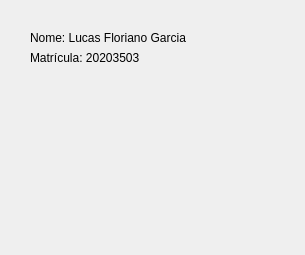
<?xml version="1.0" encoding="UTF-8"?>
<ui version="4.0">
 <class>AboutMe</class>
 <widget class="QDialog" name="AboutMe">
  <property name="geometry">
   <rect>
    <x>0</x>
    <y>0</y>
    <width>305</width>
    <height>255</height>
   </rect>
  </property>
  <property name="windowTitle">
   <string>Dialog</string>
  </property>
  <widget class="QLabel" name="label_picture">
   <property name="geometry">
    <rect>
     <x>30</x>
     <y>80</y>
     <width>141</width>
     <height>141</height>
    </rect>
   </property>
   <property name="text">
    <string/>
   </property>
  </widget>
  <widget class="QLabel" name="label">
   <property name="geometry">
    <rect>
     <x>30</x>
     <y>30</y>
     <width>171</width>
     <height>16</height>
    </rect>
   </property>
   <property name="text">
    <string>Nome: Lucas Floriano Garcia</string>
   </property>
  </widget>
  <widget class="QLabel" name="label_2">
   <property name="geometry">
    <rect>
     <x>30</x>
     <y>50</y>
     <width>141</width>
     <height>16</height>
    </rect>
   </property>
   <property name="text">
    <string>Matrícula: 20203503</string>
   </property>
  </widget>
 </widget>
 <resources/>
 <connections/>
</ui>
